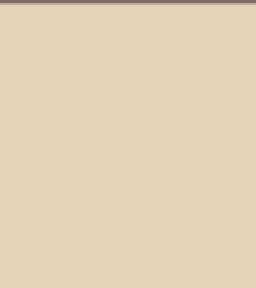

This game map was drawn from its Tiled (.tmx) file and the tilesets committed beside it. A one-line description and the full map source follow:
An orthogonal 8x9 tile map with 32x32 px tiles, 1 tile layer (Tile Layer 1).

<map version="1.0" orientation="orthogonal" width="8" height="9" tilewidth="32" tileheight="32">
 <tileset firstgid="1" name="Tiles" tilewidth="32" tileheight="32">
  <image source="../module-set.png" width="96" height="192" />
  <tile id="0">
   <properties>
    <property name="Name" value="TILE_TL" />
   </properties>
  </tile>
  <tile id="1">
   <properties>
    <property name="Name" value="TILE_TC" />
   </properties>
  </tile>
  <tile id="2">
   <properties>
    <property name="Name" value="TILE_TR" />
   </properties>
  </tile>
  <tile id="3">
   <properties>
    <property name="Name" value="TILE_ML" />
   </properties>
  </tile>
  <tile id="4">
   <properties>
    <property name="Name" value="TILE_MC" />
   </properties>
  </tile>
  <tile id="5">
   <properties>
    <property name="Name" value="TILE_MR" />
   </properties>
  </tile>
  <tile id="6">
   <properties>
    <property name="Name" value="TILE_BL" />
   </properties>
  </tile>
  <tile id="7">
   <properties>
    <property name="Name" value="TILE_BC" />
   </properties>
  </tile>
  <tile id="8">
   <properties>
    <property name="Name" value="TILE_BR" />
   </properties>
  </tile>
  <tile id="9">
   <properties>
    <property name="Name" value="TILE_TO" />
   </properties>
  </tile>
  <tile id="10">
   <properties>
    <property name="Name" value="TILE_RO" />
   </properties>
  </tile>
  <tile id="11">
   <properties>
    <property name="Name" value="TILE_BLANK" />
   </properties>
  </tile>
  <tile id="12">
   <properties>
    <property name="Name" value="TILE_LO" />
   </properties>
  </tile>
  <tile id="13">
   <properties>
    <property name="Name" value="TILE_BO" />
   </properties>
  </tile>
  <tile id="15">
   <properties>
    <property name="Name" value="TILE_UNDER" />
   </properties>
  </tile>
 </tileset>
 <layer name="Tile Layer 1" width="8" height="9">
  <data>
   <tile gid="2" />
   <tile gid="2" />
   <tile gid="2" />
   <tile gid="2" />
   <tile gid="2" />
   <tile gid="2" />
   <tile gid="2" />
   <tile gid="2" />
   <tile gid="5" />
   <tile gid="5" />
   <tile gid="5" />
   <tile gid="5" />
   <tile gid="5" />
   <tile gid="5" />
   <tile gid="5" />
   <tile gid="5" />
   <tile gid="5" />
   <tile gid="5" />
   <tile gid="5" />
   <tile gid="5" />
   <tile gid="5" />
   <tile gid="5" />
   <tile gid="5" />
   <tile gid="5" />
   <tile gid="5" />
   <tile gid="5" />
   <tile gid="5" />
   <tile gid="5" />
   <tile gid="5" />
   <tile gid="5" />
   <tile gid="5" />
   <tile gid="5" />
   <tile gid="5" />
   <tile gid="5" />
   <tile gid="5" />
   <tile gid="5" />
   <tile gid="5" />
   <tile gid="5" />
   <tile gid="5" />
   <tile gid="5" />
   <tile gid="5" />
   <tile gid="5" />
   <tile gid="5" />
   <tile gid="5" />
   <tile gid="5" />
   <tile gid="5" />
   <tile gid="5" />
   <tile gid="5" />
   <tile gid="5" />
   <tile gid="5" />
   <tile gid="5" />
   <tile gid="5" />
   <tile gid="5" />
   <tile gid="5" />
   <tile gid="5" />
   <tile gid="5" />
   <tile gid="5" />
   <tile gid="5" />
   <tile gid="5" />
   <tile gid="5" />
   <tile gid="5" />
   <tile gid="5" />
   <tile gid="5" />
   <tile gid="5" />
   <tile gid="5" />
   <tile gid="5" />
   <tile gid="5" />
   <tile gid="5" />
   <tile gid="5" />
   <tile gid="5" />
   <tile gid="5" />
   <tile gid="5" />
  </data>
 </layer>
</map>
